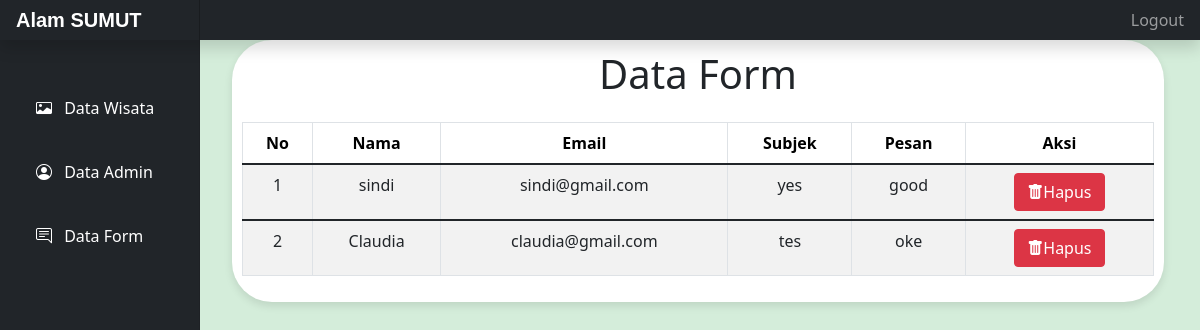
The app's page /admin/index.php?page=form (signed in) with its own data.
### tables this page shows
CREATE TABLE `data_form` (
  `id_form` int(4) NOT NULL,
  `Nama` varchar(50) NOT NULL,
  `Email` varchar(100) NOT NULL,
  `Subjek` varchar(50) NOT NULL,
  `Pesan` varchar(100) NOT NULL
);

### admin/fungsi.php (called while the page is built, shortened)
<?php
    function koneksi() {
    $host = "localhost";
    $user = "root";
    $pass = "";
    $db = "db_websitepariwisata";
    $conn = new mysqli($host, $user, $pass, $db);
    return $conn;
    }
    function queryAll($s) {
    $conn = koneksi();
    $data = $conn->query($s);
    $rows = [];
    while($row = $data->fetch_assoc()) {
        $rows[] = $row;
    }
    return $rows;
    }
?>

### admin/form.php (the view, shortened to what this page needs)
<?php
$data3 = queryAll("SELECT * FROM data_form");
?>
<!DOCTYPE html>
<html lang="en">
<head>
  <link href="https://stackpath.bootstrapcdn.com/bootstrap/5.1.3/css/bootstrap.min.css" rel="stylesheet">
  <link rel="stylesheet" href="https://cdnjs.cloudflare.com/ajax/libs/font-awesome/6.0.0-beta3/css/all.min.css">
</head>
<body>
  <div class="container">
    <h1 class='page mb-4'>Data Form</h1>
    <?php if (empty($data3)) : ?>
      <div class="alert-custom text-center">
        Data tidak ditemukan!
      </div>
    <?php else: ?>
      <div class='table-responsive'>
        <table class='table table-striped table-bordered'>
          <thead>
            <tr>
              <th>No</th>
              <th>Nama</th>
              <th>Email</th>
              <th>Subjek</th>
              <th>Pesan</th>
              <th>Aksi</th>
            </tr>
          </thead>
          <?php
              $no = 1;
              foreach($data3 as $row) :
          ?>
          <tbody>
            <tr>
              <td><?php echo $no++; ?></td>
              <td><?php echo $row['Nama']; ?></td>
              <td><?php echo $row['Email']; ?></td>
              <td><?php echo $row['Subjek']; ?></td>
              <td><?php echo $row['Pesan']; ?></td>
              <td>
                <a onclick="return confirm('Apakah yakin menghapus data ?')" href="hapus_form.php?id_form=<?= $row['id_form']; ?>" class='btn btn-danger-custom'><i class="bi bi-trash-fill"></i>Hapus</a>
              </td>
            </tr>
          </tbody>
          <?php endforeach; ?>
        </table>
      </div>
    <?php endif; ?>
  </div>
</body>
</html>

### admin/assets2/dashboard.css (style rules this page uses)
body { font-size: 0.875rem; }

### admin/form.php (style rules this page uses)
body { background-color: #d4edda; margin: 0; padding: 0; height: 100vh; font-display: ; justify-content: baseline; align-items: flex-start; }
.container { background-color: #ffffff; padding: 10px; border-radius: 40px; width: 100%; max-width: 1200px; box-shadow: 0 4px 8px rgba(0, 0, 0, 0.1); }
.table th, .table td { text-align: center; }
.btn-danger-custom { color: #fff; background-color: #dc3545; border-color: #dc3545; }
h1 { margin-bottom: 20px; text-align: center; }

### records on screen
data_form: Nama "sindi", Email "sindi@gmail.com", Subjek "yes", Pesan "good"
data_form: Nama "Claudia", Email "claudia@gmail.com", Subjek "tes", Pesan "oke"
